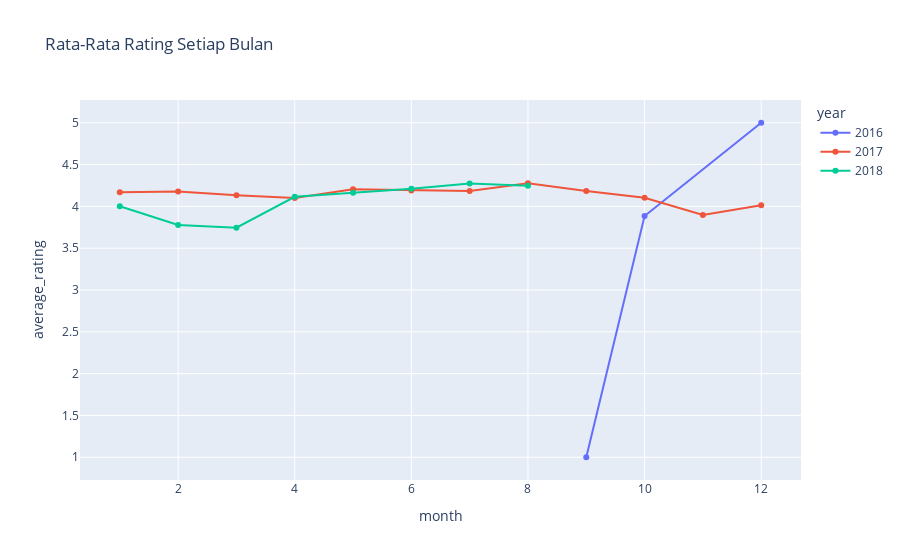

The notebook cell this image was saved under:
### Markdown cell above
### Pertanyaan 2: Bagaimana rating rata-rata pelanggan terhadap pelayanan yang disediakan e-commerce dalam rentang bulan tertentu?

### Code cell
average_rating_in_month_plot = px.line(average_rating_in_month, x='month', y='average_rating', color='year', title='Rata-Rata Rating Setiap Bulan', markers=True)
average_rating_in_month_plot.show()

### Figure 1 — Plotly figure (JSON) as saved in the notebook; plotly's stock layout.template omitted (floating-point values rounded to 4 significant figures)
{"data": [{"hovertemplate": "year=2016<br>month=%{x}<br>average_rating=%{y}<extra></extra>", "legendgroup": "2016", "line": {"color": "#636efa", "dash": "solid"}, "marker": {"symbol": "circle"}, "mode": "lines+markers", "name": "2016", "orientation": "v", "showlegend": true, "type": "scatter", "x": [9, 10, 12], "xaxis": "x", "y": [1, 3.884, 5], "yaxis": "y"}, {"hovertemplate": "year=2017<br>month=%{x}<br>average_rating=%{y}<extra></extra>", "legendgroup": "2017", "line": {"color": "#EF553B", "dash": "solid"}, "marker": {"symbol": "circle"}, "mode": "lines+markers", "name": "2017", "orientation": "v", "showlegend": true, "type": "scatter", "x": [1, 2, 3, 4, 5, 6, 7, 8, 9, 10, 11, 12], "xaxis": "x", "y": [4.169, 4.178, 4.132, 4.099, 4.203, 4.191, 4.183, 4.278, 4.185, 4.104, 3.896, 4.013], "yaxis": "y"}, {"hovertemplate": "year=2018<br>month=%{x}<br>average_rating=%{y}<extra></extra>", "legendgroup": "2018", "line": {"color": "#00cc96", "dash": "solid"}, "marker": {"symbol": "circle"}, "mode": "lines+markers", "name": "2018", "orientation": "v", "showlegend": true, "type": "scatter", "x": [1, 2, 3, 4, 5, 6, 7, 8], "xaxis": "x", "y": [4.001, 3.778, 3.745, 4.115, 4.164, 4.212, 4.275, 4.248], "yaxis": "y"}], "layout": {"legend": {"title": {"text": "year"}, "tracegroupgap": 0}, "title": {"text": "Rata-Rata Rating Setiap Bulan"}, "xaxis": {"anchor": "y", "domain": [0, 1], "title": {"text": "month"}}, "yaxis": {"anchor": "x", "domain": [0, 1], "title": {"text": "average_rating"}}}}
